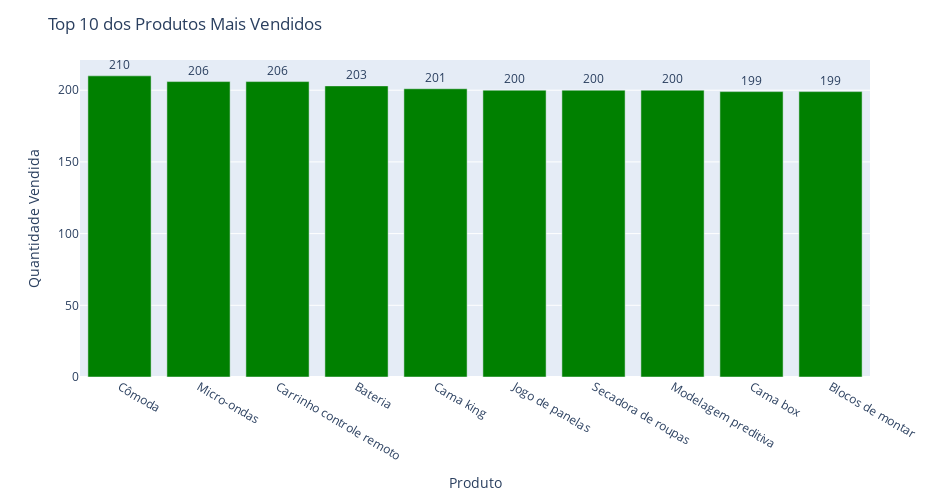

Write notebook code for a chart like this one.
### Markdown cell above
# 4. Produtos Mais e Menos Vendidos

### Code cell
#Total do item mais e menos vendido...
contagem_produtos = todas_Lojas['Produto'].value_counts()

produto_mais_vendido = contagem_produtos.idxmax()
quantidade_mais_vendido = contagem_produtos.max()

produto_menos_vendido = contagem_produtos.idxmin()
quantidade_menos_vendido = contagem_produtos.min()

print(f'Produto mais vendido: {produto_mais_vendido} ({quantidade_mais_vendido} unidades)')
print(f'Produto menos vendido: {produto_menos_vendido} ({quantidade_menos_vendido} unidades)')

# Gráfico dos Top 10 Produtos Mais Vendidos
top_10_produtos = contagem_produtos.head(10)

grafico_mais_vendido = px.bar(top_10_produtos, x=top_10_produtos.index, y=top_10_produtos.values)
grafico_mais_vendido.update_layout(xaxis_title='Produto', yaxis_title='Quantidade Vendida', title='Top 10 dos Produtos Mais Vendidos')
grafico_mais_vendido.update_traces(marker_color='green')
grafico_mais_vendido.update_traces(texttemplate='%{y}', textposition='outside')
grafico_mais_vendido.update_layout(height=500, width=950)
grafico_mais_vendido.show()

### Figure 1 — Plotly figure (JSON) as saved in the notebook; plotly's stock layout.template omitted (floating-point values rounded to 4 significant figures)
{"data": [{"alignmentgroup": "True", "hovertemplate": "Produto=%{x}<br>y=%{y}<extra></extra>", "legendgroup": "", "marker": {"color": "green", "pattern": {"shape": ""}}, "name": "", "offsetgroup": "", "orientation": "v", "showlegend": false, "textposition": "outside", "texttemplate": "%{y}", "type": "bar", "x": ["Cômoda", "Micro-ondas", "Carrinho controle remoto", "Bateria", "Cama king", "Jogo de panelas", "Secadora de roupas", "Modelagem preditiva", "Cama box", "Blocos de montar"], "xaxis": "x", "y": [210, 206, 206, 203, 201, 200, 200, 200, 199, 199], "yaxis": "y"}], "layout": {"barmode": "relative", "height": 500, "legend": {"tracegroupgap": 0}, "margin": {"t": 60}, "title": {"text": "Top 10 dos Produtos Mais Vendidos"}, "width": 950, "xaxis": {"anchor": "y", "domain": [0, 1], "title": {"text": "Produto"}}, "yaxis": {"anchor": "x", "domain": [0, 1], "title": {"text": "Quantidade Vendida"}}}}
